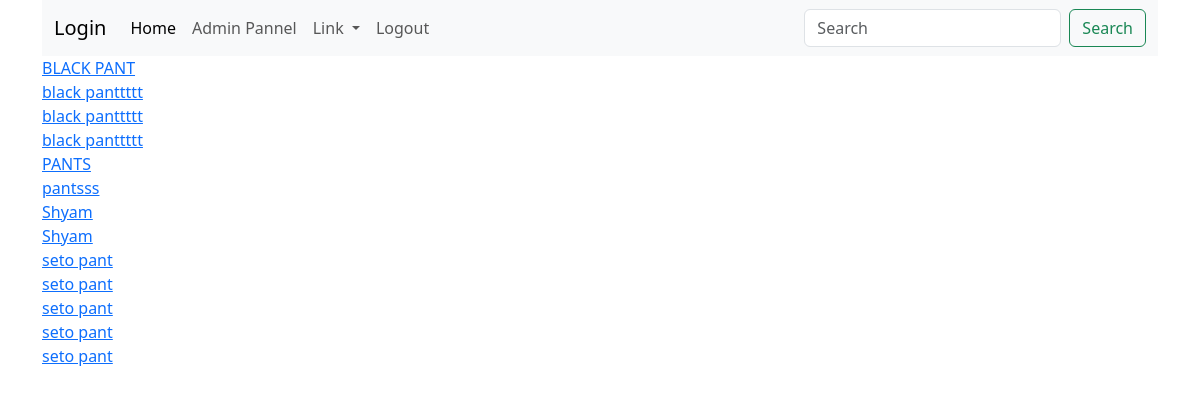
The app's page /product/2/ (signed in) with its own data.
### productdetails/models.py (models this page shows)
class Product(models.Model):
    name=models.CharField(max_length=100)
    description=models.TextField(blank=True,null=True)
    price=models.IntegerField()
    image=models.ImageField(upload_to="product_image",blank=True,null=True)
    available=models.IntegerField()
    category=models.ForeignKey(Category,on_delete=models.CASCADE)
    status=models.CharField(max_length=100,choices=Status.choices,default=Status.IN_STOCK)
    def __str__(self):
        return str(self.name)

### productdetails/views.py (the view)
# urls.py: path("product/<int:pk>/",product,name="products"),
def product(request,pk):
    products=Product.objects.filter(category__id=pk,status="in_stock",available__gte=1)
    context={
        "products":products
    }
    return render(request,"product.html",context)

### productdetails/templates/product.html
{% extends 'base.html' %}
{% block content %}
{% for product in products %}
    <a href="{% url 'product:product_detail' product.id %}"> {{product}} </a>
    <br>
{% endfor %}
{% endblock content %}

### records on screen
Product: name "BLACK PANT"
Product: name "black panttttt"
Product: name "black panttttt"
Product: name "black panttttt"
Product: name "PANTS"
Product: name "pantsss"
Product: name "Shyam"
Product: name "Shyam"
Product: name "seto pant"
Product: name "seto pant"
Product: name "seto pant"
Product: name "seto pant"
Product: name "seto pant"
